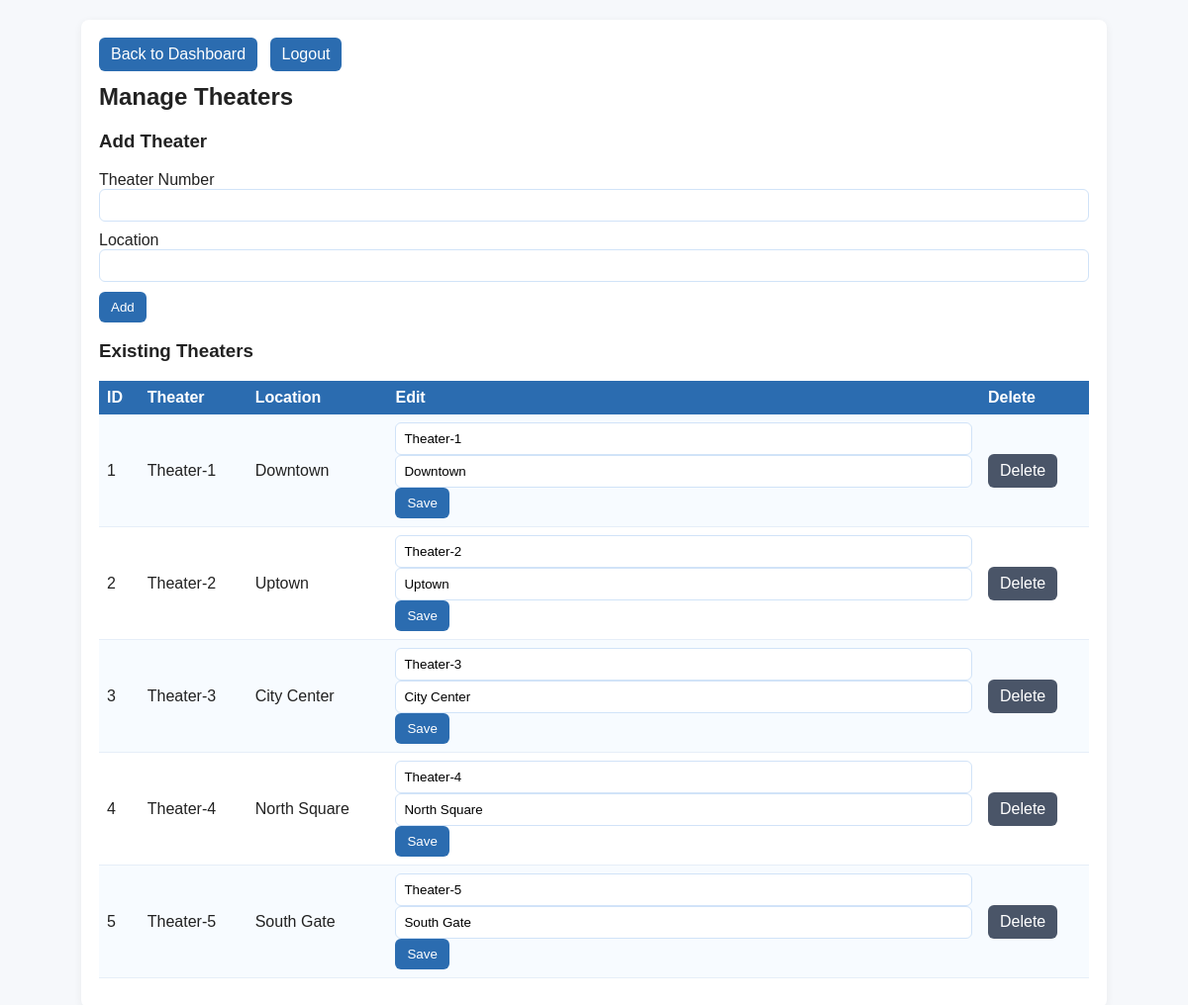
/manager_theaters.php (signed in), run on the app's committed database.
### tables this page shows
CREATE TABLE theaters (
  theater_id INT AUTO_INCREMENT PRIMARY KEY,
  theater_number VARCHAR(50) NOT NULL,
  location VARCHAR(255) NOT NULL
);

### manager_theaters.php (the view, shortened to what this page needs)
<?php
require 'db.php';
$theaters = $mysqli->query("SELECT * FROM theaters ORDER BY theater_id ASC");
?>
<!doctype html>
<html>
<head><meta charset="utf-8"><title>Manage Theaters</title><link rel="stylesheet" href="style.css"></head>
<body>
<div class="container">
  <div class="nav">
    <a class="button" href="manager_dashboard.php">Back to Dashboard</a>
    <a class="button" href="logout.php">Logout</a>
  </div>
  <h2>Manage Theaters</h2>
  <h3>Add Theater</h3>
  <form method="post">
    <div class="form-row"><label>Theater Number</label><input type="text" name="theater_number"></div>
    <div class="form-row"><label>Location</label><input type="text" name="location"></div>
    <button class="button" type="submit">Add</button>
  </form>
  <h3>Existing Theaters</h3>
  <table>
    <tr><th>ID</th><th>Theater</th><th>Location</th><th>Edit</th><th>Delete</th></tr>
    <?php while($t = $theaters->fetch_assoc()): ?>
    <tr>
      <td><?php echo $t['theater_id']; ?></td>
      <td><?php echo htmlspecialchars($t['theater_number']); ?></td>
      <td><?php echo htmlspecialchars($t['location']); ?></td>
      <td>
        <form method="post">
          <input type="text" name="theater_number" value="<?php echo htmlspecialchars($t['theater_number']); ?>">
          <input type="text" name="location" value="<?php echo htmlspecialchars($t['location']); ?>">
          <button class="button" type="submit">Save</button>
        </form>
      </td>
      <td><a class="button secondary" href="manager_theaters.php?delete=<?php echo $t['theater_id']; ?>">Delete</a></td>
    </tr>
    <?php endwhile; ?>
  </table>
</div>
</body>
</html>

### style.css (style rules this page uses)
body { font-family: Arial, Helvetica, sans-serif; background: #f6f8fb; margin: 0; padding: 20px; color: #222; }
.container { max-width: 1000px; margin: 0 auto; background: #fff; padding: 18px; border-radius: 8px; box-shadow: 0 2px 8px rgba(0,0,0,0.06); }
h1,h2 { margin-top: 0; }
table { width: 100%; border-collapse: collapse; margin-bottom: 12px; }
th { background: #2b6cb0; color: white; padding: 8px; text-align: left; }
td { padding: 8px; border-bottom: 1px solid #e6eef8; }
tr:nth-child(even) td { background: #f7fbff; }
tr:nth-child(odd) td { background: #ffffff; }
.button { display: inline-block; padding: 8px 12px; border-radius: 6px; text-decoration: none; background: #2b6cb0; color: white; border: 0; cursor: pointer; }
.button.secondary { background: #4a5568; }
.form-row { margin-bottom: 10px; }
input[type="text"], input[type="email"], input[type="password"], input[type="number"], input[type="datetime-local"], input[type="date"], select, textarea { width: 100%; padding: 8px; box-sizing: border-box; border-radius: 6px; border: 1px solid #d1e3f8; }
.nav { margin-bottom: 12px; }
.nav a { margin-right: 8px; }

### data on the page
theaters: theater_id "1", theater_number "Theater-1", location "Downtown"
theaters: theater_id "2", theater_number "Theater-2", location "Uptown"
theaters: theater_id "3", theater_number "Theater-3", location "City Center"
theaters: theater_id "4", theater_number "Theater-4", location "North Square"
theaters: theater_id "5", theater_number "Theater-5", location "South Gate"
